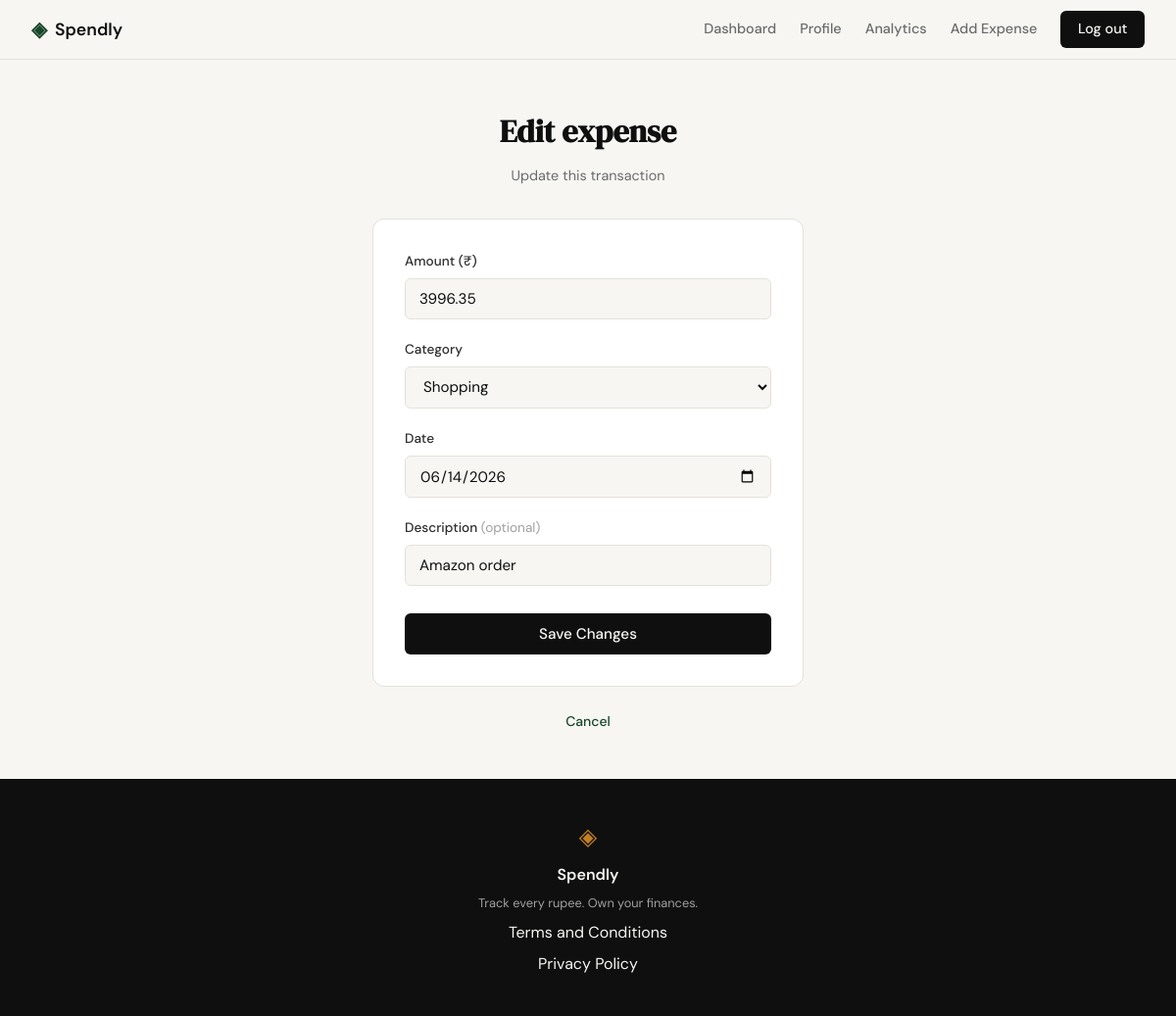
The app's page /expenses/19/edit (signed in) with its own data.
### tables this page shows
CREATE TABLE expenses (
            id          INTEGER PRIMARY KEY AUTOINCREMENT,
            user_id     INTEGER NOT NULL REFERENCES users(id),
            amount      REAL    NOT NULL,
            category    TEXT    NOT NULL,
            date        TEXT    NOT NULL,
            description TEXT,
            created_at  TEXT    DEFAULT (datetime('now'))
        );

### app.py (the view, shortened to what this page needs)
@app.route("/expenses/<int:id>/edit", methods=["GET", "POST"])
def edit_expense(id):
    if not session.get("user_id"):
        return redirect(url_for("login", next=f"/expenses/{id}/edit"))
    expense = get_expense_by_id(id, session["user_id"])
    if expense is None:
        abort(404)
    if request.method == "GET":
        return render_template(
            "edit_expense.html", categories=CATEGORIES, expense=expense, values=expense
        )

### database/db.py (called while the page is built)
def get_db():
    conn = sqlite3.connect(DB_PATH)
    conn.row_factory = sqlite3.Row
    conn.execute("PRAGMA foreign_keys = ON")
    return conn

### database/queries.py (called while the page is built)
def get_expense_by_id(expense_id, user_id):
    conn = get_db()
    try:
        row = conn.execute(
            "SELECT id, user_id, amount, category, date, description "
            "FROM expenses WHERE id = ? AND user_id = ?",
            (expense_id, user_id),
        ).fetchone()
    finally:
        conn.close()
    if row is None:
        return None
    return {
        "id": row["id"],
        "user_id": row["user_id"],
        "amount": row["amount"],
        "category": row["category"],
        "date": row["date"],
        "description": row["description"],
    }

### templates/edit_expense.html (shortened to what this page needs)
{% extends "base.html" %}
{% block content %}
<section class="auth-section">
    <div class="auth-container">
        <div class="auth-header">
            <h1 class="auth-title">Edit expense</h1>
            <p class="auth-subtitle">Update this transaction</p>
        </div>
        <div class="auth-card">
            <form method="POST" action="/expenses/{{ expense.id }}/edit">
                <div class="form-group">
                    <label for="amount">Amount (₹)</label>
                    <input type="number" id="amount" name="amount"
                           class="form-input" step="0.01" min="0.01"
                           placeholder="0.00"
                           value="{{ values.amount if values.amount is not none else '' }}"
                           required autofocus>
                </div>
                <div class="form-group">
                    <label for="category">Category</label>
                    <select id="category" name="category" class="form-input" required>
                        {% for cat in categories %}
                        <option value="{{ cat }}"{% if values.category == cat %} selected{% endif %}>{{ cat }}</option>
                        {% endfor %}
                    </select>
                </div>
                <div class="form-group">
                    <label for="date">Date</label>
                    <input type="date" id="date" name="date"
                           class="form-input"
                           value="{{ values.date or '' }}"
                           required>
                </div>
                <div class="form-group">
                    <label for="description">Description <span class="form-optional">(optional)</span></label>
                    <input type="text" id="description" name="description"
                           class="form-input" maxlength="200"
                           placeholder="e.g. Lunch at cafe"
                           value="{{ values.description or '' }}">
                </div>
                <button type="submit" class="btn-submit">Save Changes</button>
            </form>
        </div>
        <p class="auth-switch">
            <a href="{{ url_for('profile') }}">Cancel</a>
        </p>
    </div>
</section>
{% endblock %}

### static/css/style.css (style rules this page uses)
:root { --ink: #0f0f0f; --ink-soft: #2d2d2d; --ink-muted: #6b6b6b; --ink-faint: #a0a0a0; --paper: #f7f6f3; --paper-warm: #f0ede6; --paper-card: #ffffff; --accent: #1a472a; --accent-light: #e8f0eb; --accent-2: #c17f24; --accent-2-light: #fdf3e3; --danger: #c0392b; --danger-light: #fdecea; --border: #e4e1da; --border-soft: #eeebe4; --font-display: 'DM Serif Display', Georgia, serif; --font-body: 'DM Sans', system-ui, sans-serif; --max-width: 1200px; --auth-width: 440px; --radius-sm: 6px; --radius-md: 12px; --radius-lg: 20px; }
*, *::before, *::after { box-sizing: border-box; margin: 0; padding: 0; }
html { font-size: 16px; scroll-behavior: smooth; }
body { background: var(--paper); color: var(--ink); font-family: var(--font-body); font-size: 1rem; line-height: 1.6; -webkit-font-smoothing: antialiased; }
a { color: inherit; text-decoration: none; }
.auth-section { min-height: calc(100vh - 60px - 100px); display: flex; align-items: center; justify-content: center; padding: 3rem 2rem; }
.auth-container { width: 100%; max-width: var(--auth-width); }
.auth-header { text-align: center; margin-bottom: 2rem; }
.auth-title { font-family: var(--font-display); font-size: 2rem; color: var(--ink); margin-bottom: 0.5rem; }
.auth-subtitle { font-size: 0.9rem; color: var(--ink-muted); }
.auth-card { background: var(--paper-card); border: 1px solid var(--border); border-radius: var(--radius-md); padding: 2rem; margin-bottom: 1.5rem; }
.form-group { margin-bottom: 1.25rem; }
.form-group label { display: block; font-size: 0.85rem; font-weight: 500; color: var(--ink-soft); margin-bottom: 0.4rem; }
.form-input { width: 100%; padding: 0.6rem 0.875rem; border: 1px solid var(--border); border-radius: var(--radius-sm); font-family: var(--font-body); font-size: 0.95rem; color: var(--ink); background: var(--paper); outline: none; transition: border-color 0.2s; }
.form-input::placeholder { color: var(--ink-faint); }
.btn-submit { width: 100%; padding: 0.7rem; background: var(--ink); color: var(--paper); border: none; border-radius: var(--radius-sm); font-family: var(--font-body); font-size: 0.95rem; font-weight: 500; cursor: pointer; transition: background 0.2s; margin-top: 0.5rem; }
.auth-switch { text-align: center; font-size: 0.875rem; color: var(--ink-muted); }
.auth-switch a { color: var(--accent); font-weight: 500; }
.form-optional { color: var(--ink-faint); font-weight: 400; }

### records on screen
expenses: amount "3996.35", category "Shopping", date "06/14/2026", description "Amazon order"
